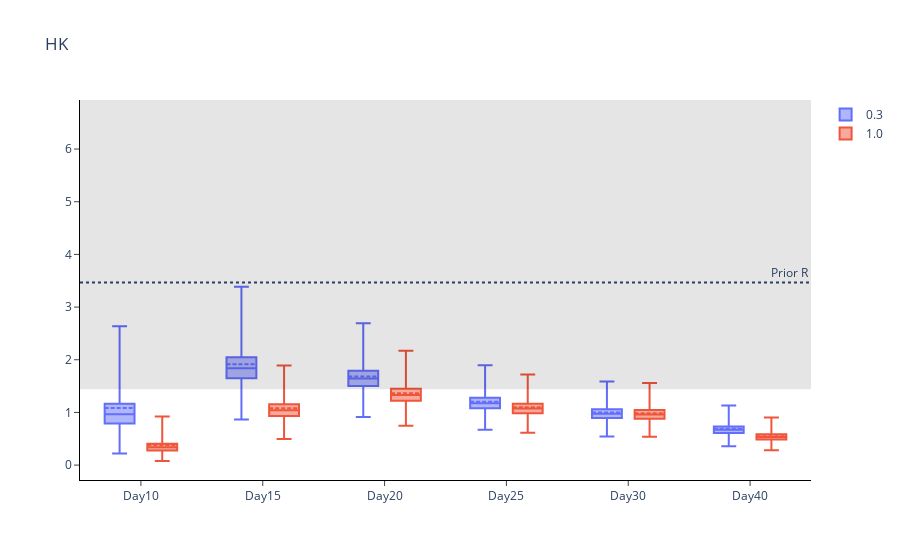

Notebook code for this chart:
### Code cell
# Create list of names for x-axis and traces
group_name = ['Day{}'.format(x) for x in chosen_times]

# Sort results
all_intervals_chosen.sort_values(by=['Epsilon','Time Points'], inplace=True)

# Plot (box plot for inference)
fig = go.Figure()

prior_dist = scipy.stats.gamma(a, scale=1/b)
median = prior_dist.median()
prior_dist_interval = prior_dist.interval(.5)

fig.add_hrect(y0=prior_dist_interval[0], y1=prior_dist_interval[1], line_width=0, fillcolor='black', opacity=0.1)
fig.add_hline(y=median, line_dash='dot',
              annotation_text='Prior R', fillcolor='black',
              annotation_position='top right')

n = len(group_name)
for i in range(len(epsilon_range)):
    fig.add_trace(
        go.Box(
            mean=all_intervals_chosen.loc[all_intervals_chosen['Central Probability']==0]['Mean'][i*n:(i+1)*n],
            median=all_intervals_chosen.loc[all_intervals_chosen['Central Probability']==0]['Lower bound CI'][i*n:(i+1)*n],
            q1=all_intervals_chosen.loc[all_intervals_chosen['Central Probability']==0.25]['Lower bound CI'][i*n:(i+1)*n],
            q3=all_intervals_chosen.loc[all_intervals_chosen['Central Probability']==0.25]['Upper bound CI'][i*n:(i+1)*n],
            upperfence=all_intervals_chosen.loc[all_intervals_chosen['Central Probability']==0.95]['Upper bound CI'][i*n:(i+1)*n],
            lowerfence=all_intervals_chosen.loc[all_intervals_chosen['Central Probability']==0.95]['Lower bound CI'][i*n:(i+1)*n],
            x=group_name,
            name=str(round(epsilon_range[i],1))
        )
    )
fig.update_layout(boxmode='group', title='HK', plot_bgcolor='white',
    xaxis=dict(linecolor='black'),
    yaxis=dict(linecolor='black'))

fig.update_xaxes(ticks='outside')
fig.update_yaxes(ticks='outside')

# fig.write_image('HK-inf-r.pdf')
fig.show()

### Figure 1 — Plotly figure (JSON) as saved in the notebook; plotly's stock layout.template omitted (floating-point values rounded to 4 significant figures)
{"data": [{"lowerfence": [0.2219, 0.8674, 0.9149, 0.6709, 0.5451, 0.3557], "mean": [1.085, 1.915, 1.684, 1.204, 0.9976, 0.6886], "median": [0.9641, 1.841, 1.642, 1.176, 0.9738, 0.6695], "name": "0.3", "q1": [0.7892, 1.647, 1.503, 1.081, 0.8924, 0.6091], "q3": [1.164, 2.05, 1.789, 1.278, 1.06, 0.7338], "type": "box", "upperfence": [2.636, 3.384, 2.691, 1.894, 1.585, 1.13], "x": ["Day10", "Day15", "Day20", "Day25", "Day30", "Day40"]}, {"lowerfence": [0.07785, 0.4935, 0.745, 0.6128, 0.5372, 0.2834], "mean": [0.3799, 1.08, 1.365, 1.097, 0.9829, 0.5493], "median": [0.3377, 1.04, 1.332, 1.072, 0.9595, 0.534], "name": "1.0", "q1": [0.2765, 0.9318, 1.221, 0.9854, 0.8793, 0.4857], "q3": [0.4075, 1.157, 1.451, 1.164, 1.044, 0.5854], "type": "box", "upperfence": [0.9205, 1.893, 2.171, 1.722, 1.561, 0.9023], "x": ["Day10", "Day15", "Day20", "Day25", "Day30", "Day40"]}], "layout": {"annotations": [{"showarrow": false, "text": "Prior R", "x": 1, "xanchor": "right", "xref": "x domain", "y": 3.466, "yanchor": "bottom", "yref": "y"}], "boxmode": "group", "plot_bgcolor": "white", "shapes": [{"fillcolor": "black", "line": {"width": 0}, "opacity": 0.1, "type": "rect", "x0": 0, "x1": 1, "xref": "x domain", "y0": 1.438, "y1": 6.931, "yref": "y"}, {"fillcolor": "black", "line": {"dash": "dot"}, "type": "line", "x0": 0, "x1": 1, "xref": "x domain", "y0": 3.466, "y1": 3.466, "yref": "y"}], "title": {"text": "HK"}, "xaxis": {"linecolor": "black", "ticks": "outside"}, "yaxis": {"linecolor": "black", "ticks": "outside"}}}
